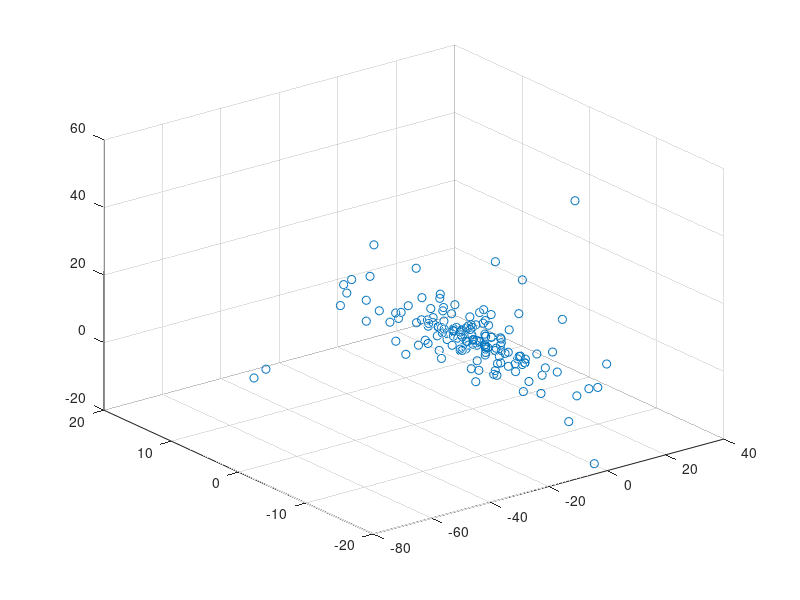

Source code (MATLAB):
clear all
mat_ = load('a2/output/house.mat');
D = mat_.coordinates;
mat_ = load('a2/output/housePV.mat');
PV = mat_.pointView;
% TODO: Deal with missing data
for i = 1 : size(PV, 2)
    a(i) = sum(PV(:,i));
end

index = 1;
for k = 1 : size(a,2)
    if (a(k)) > 35
        coord(:,index) = D(:,k);
        index = index + 1;
    end
end

D = coord;
%% 1. Normalize the point coords (translate them to the mean)
for i = 1:size(D, 1)
    X    = D(i, 1:2:end);
    Y    = D(i, 2:2:end);
    mu_x = mean(X);
    mu_y = mean(Y);
    
    D(1:2:end) = D(1:2:end) - mu_x;
    D(2:2:end) = D(2:2:end) - mu_y;
end

%% 2. SVD of D matrix
[U, W, V] = svd(D);
U_3 = U(:, 1:3);
W_3 = W(1:3, 1:3);
V_3 = V(1:3, :);

M = U_3 * sqrt(W_3);
S = sqrt(W_3) * V_3;

scatter3(S(1, :), S(2, :), S(3, :));
% Eliminate affine ambiguity !